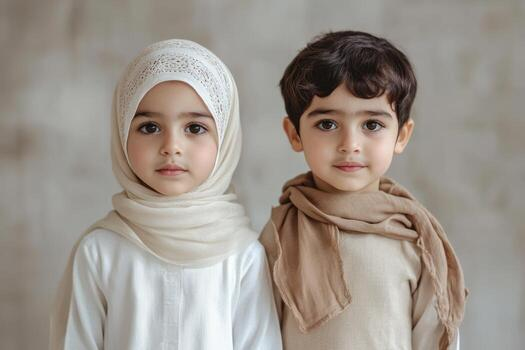
#> input picture lab8/kid1.jpg, 525 x 350 px
$ jupyter execute --allow-errors Edge_Detection.ipynb   (older library calls are emulated)
#> lines starting #> are read from the running program, lines starting #| are printed output that depends on the picture; after the words box and inside, x2 and y2 are one past the last pixel; in counts of white or black regions, pixels touching at a corner belong together
[cell 1]
import cv2
import numpy as np
import matplotlib.pyplot as plt

imgFile = 'kid1.jpg'

## **Sobel Edge Detector**

[cell 2]
img = cv2.imread(imgFile)
#> img is the input picture: shape (350, 525, 3); mean B, G, R 140.1, 148.6, 156.8

gray = cv2.cvtColor(img, cv2.COLOR_BGR2GRAY)


blurred = cv2.GaussianBlur(gray, (9, 9), 0)

sobelx = cv2.Sobel(blurred, cv2.CV_64F, 1, 0, ksize=3)
sobely = cv2.Sobel(blurred, cv2.CV_64F, 0, 1, ksize=3)

sobel_combined = cv2.magnitude(sobelx, sobely)

sobel_final = np.uint8(np.absolute(sobel_combined))

# Visualization
plt.figure(figsize=(10, 5))
plt.subplot(1, 2, 1), plt.imshow(cv2.cvtColor(img, cv2.COLOR_BGR2RGB)), plt.title('Original Photo')
plt.subplot(1, 2, 2), plt.imshow(sobel_final, cmap='gray'), plt.title('Sobel Edge Detection')
plt.show()

# **Robert Edge Detector**

### Comparing to Sobel

Roberts: Kernel Size  -->    2x2
Sobel:   Kernel Size  -->    3x3

Roberts: Speed  --> Faster
Sobel:   Speed  --> Slower

Roberts: Noise Resistance  --> Poor (High Senstivity)
Sobel:   Noise Resistnace  --> Good (Built-in Smoothing)

Roberts: Edge Width  --> Very thin/sharp
Sobel:   Edge Width  --> Thicker

[cell 3]
image = cv2.imread(imgFile, 0)
#> image: shape (350, 525); min 1, max 255, mean 150.1


blurred = cv2.GaussianBlur(image, (9, 9), 0)

kernel_x = np.array([[1, 0], [0, -1]], dtype=np.float64)
kernel_y = np.array([[0, 1], [-1, 0]], dtype=np.float64)

roberts_x = cv2.filter2D(blurred, cv2.CV_64F, kernel_x)
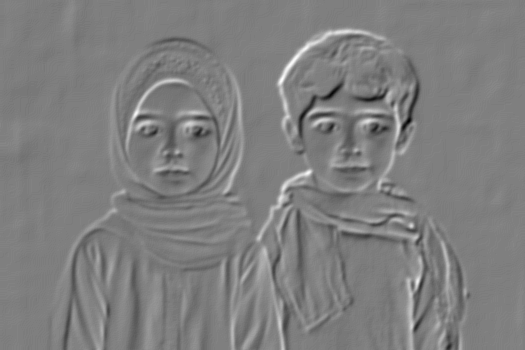
#> roberts_x: shape (350, 525) float64; min -38, max 38, mean -0.1; drawn with min black and max white
roberts_y = cv2.filter2D(blurred, cv2.CV_64F, kernel_y)

roberts_combined = cv2.magnitude(roberts_x, roberts_y)
roberts_final = np.uint8(np.absolute(roberts_combined))

plt.figure(figsize=(12, 6))
plt.subplot(1, 2, 1), plt.imshow(image, cmap='gray'), plt.title('Original Gray')
plt.subplot(1, 2, 2), plt.imshow(roberts_final, cmap='gray'), plt.title('Roberts Edge Detector')
plt.show()

## **Prewitt Edge Detector**

[cell 4]
import cv2
import numpy as np
import matplotlib.pyplot as plt

img = cv2.imread(imgFile)

gray = cv2.cvtColor(img, cv2.COLOR_BGR2GRAY)
blurred = cv2.GaussianBlur(gray, (9, 9), 0)

kernel_x = np.array([[-1, 0, 1], [-1, 0, 1], [-1, 0, 1]], dtype=np.float64)
kernel_y = np.array([[-1, -1, -1], [0, 0, 0], [1, 1, 1]], dtype=np.float64)
prewitt_x = cv2.filter2D(blurred, cv2.CV_64F, kernel_x)
prewitt_y = cv2.filter2D(blurred, cv2.CV_64F, kernel_y)
prewitt_combined = cv2.magnitude(prewitt_x, prewitt_y)
prewitt_final = np.uint8(np.absolute(prewitt_combined))


plt.figure(figsize=(12, 6))
plt.subplot(1, 2, 1), plt.imshow(cv2.cvtColor(img, cv2.COLOR_BGR2RGB)), plt.title('Original Photo')
plt.subplot(1, 2, 2), plt.imshow(prewitt_final, cmap='gray'), plt.title('Prewitt Edge Detection')
plt.tight_layout()
plt.show()

## **Canny Edge Detector**

[cell 5]
import cv2
import numpy as np
import matplotlib.pyplot as plt


img = cv2.imread(imgFile)


gray = cv2.cvtColor(img, cv2.COLOR_BGR2GRAY)


canny_edges = cv2.Canny(gray, 100, 200)
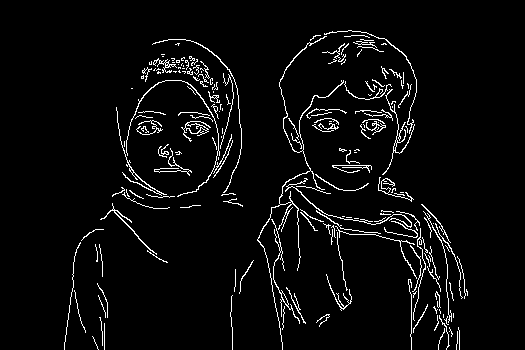
#> canny_edges: shape (350, 525); 4.3% white in thin lines or dots, all inside (x1, y1, x2, y2) = (64, 30, 468, 350)

plt.figure(figsize=(12, 6))
plt.subplot(1, 2, 1), plt.imshow(cv2.cvtColor(img, cv2.COLOR_BGR2RGB)), plt.title('Original Image')
plt.subplot(1, 2, 2), plt.imshow(canny_edges, cmap='gray'), plt.title('Canny Edge Detection')
plt.tight_layout()
plt.show()
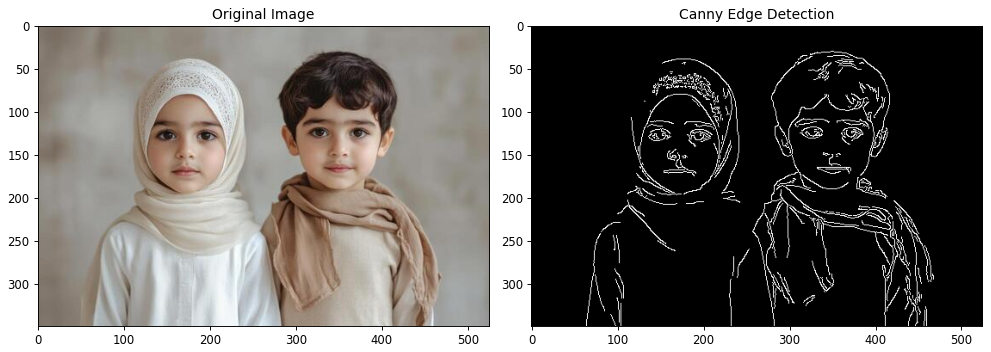
#> figure drawn by matplotlib, 2 panels

## **Multi-Channel Canny Edge Detector**

[cell 6]
def best_color_edge_detector(image_path):
#> called with image_path = 'kid1.jpg'
    img = cv2.imread(image_path)
    if img is None:
        return "Image not found."

    channels = cv2.split(img)
    edge_maps = []

    for channel in channels:
        blurred = cv2.GaussianBlur(channel, (5, 5), 0)


        edges = cv2.Canny(blurred, 50, 150)
        edge_maps.append(edges)
#> this loop made 3 passes
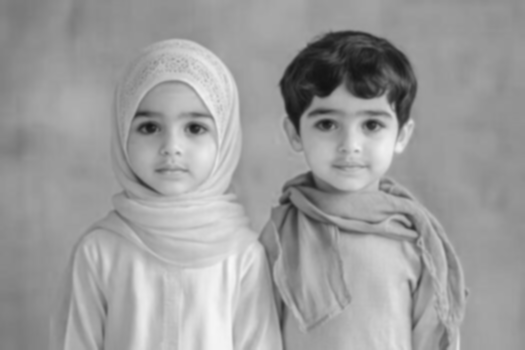
#> blurred: shape (350, 525); min 19, max 247, mean 156.8
#> after the loop, edge_maps = 3 items


    combined_edges = cv2.bitwise_or(edge_maps[0], edge_maps[1])
#> combined_edges: shape (350, 525); 4.4% white in thin lines or dots, all inside (x1, y1, x2, y2) = (59, 30, 468, 350)
    combined_edges = cv2.bitwise_or(combined_edges, edge_maps[2])
#> combined_edges: shape (350, 525); 5% white in thin lines or dots, all inside (x1, y1, x2, y2) = (59, 30, 469, 350)

    return img, combined_edges

original, edges = best_color_edge_detector(imgFile)

plt.figure(figsize=(12, 6))
plt.subplot(1, 2, 1), plt.imshow(cv2.cvtColor(original, cv2.COLOR_BGR2RGB)), plt.title('Original Color')
plt.subplot(1, 2, 2), plt.imshow(edges, cmap='gray'), plt.title('Best Multi-Channel Edge Detection')
plt.show()
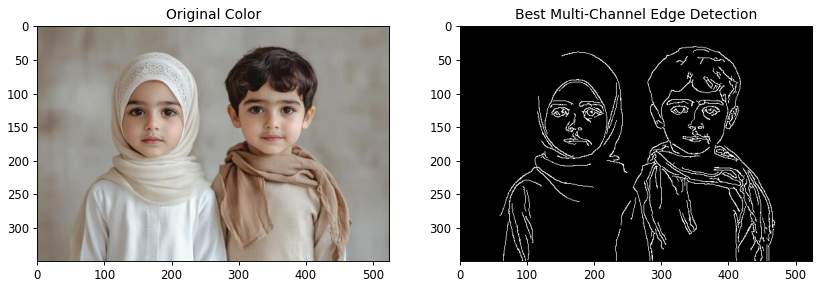
#> figure drawn by matplotlib, 2 panels

## **LoG Filter**

[cell 7]
img = cv2.imread(imgFile, cv2.IMREAD_GRAYSCALE)


blurred = cv2.GaussianBlur(img, (5, 5), 0)

laplacian = cv2.Laplacian(blurred, cv2.CV_64F, ksize=5)
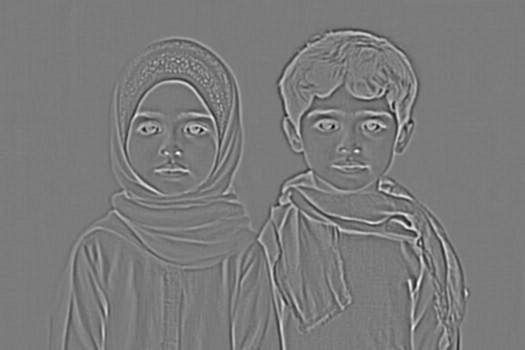
#> laplacian: shape (350, 525) float64; min -1810, max 1936, mean 0; drawn with min black and max white

log_final = np.uint8(np.absolute(laplacian))
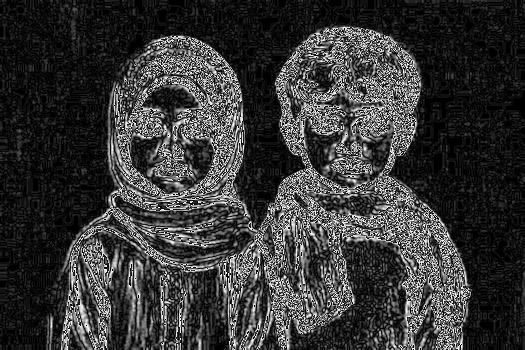
#> log_final: shape (350, 525); min 0, max 254, mean 55

plt.figure(figsize=(12, 6))
plt.subplot(1, 2, 1), plt.imshow(img, cmap='gray'), plt.title('Original Gray')
#> (the rest of this cell did not finish here and is left out)

## **DoG Filter**

[cell 8]
img = cv2.imread(imgFile, cv2.IMREAD_GRAYSCALE)


blur_narrow = cv2.GaussianBlur(img, (0, 0), sigmaX=1.0)
blur_wide = cv2.GaussianBlur(img, (0, 0), sigmaX=2.0)

dog = blur_narrow.astype(np.float32) - blur_wide.astype(np.float32)

dog_normalized = cv2.normalize(dog, None, 0, 255, cv2.NORM_MINMAX).astype(np.uint8)

_, dog_binary = cv2.threshold(dog_normalized, 127, 255, cv2.THRESH_BINARY)
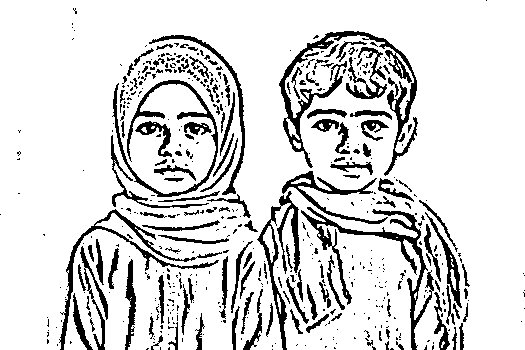
#> dog_binary: shape (350, 525); 85.1% white; 510 black regions (376 under 20 px), largest, box (x1, y1, x2, y2) and area: (279, 31, 418, 176) 3040, (301, 207, 434, 350) 2326, (112, 80, 218, 197) 1587

plt.figure(figsize=(12, 6))
plt.subplot(1, 2, 1), plt.imshow(img, cmap='gray'), plt.title('Original Image')
plt.subplot(1, 2, 2), plt.imshow(dog_normalized, cmap='gray'), plt.title('DoG (Edge Enhancement)')
plt.show()

## **Gradient Edge Detector for Colored Images**

[cell 9]
image = cv2.imread(imgFile)


b, g, r = cv2.split(image)

def get_channel_gradient(channel):

    blurred = cv2.GaussianBlur(channel, (3, 3), 0)
    gx = cv2.Sobel(blurred, cv2.CV_64F, 1, 0, ksize=3)
    gy = cv2.Sobel(blurred, cv2.CV_64F, 0, 1, ksize=3)
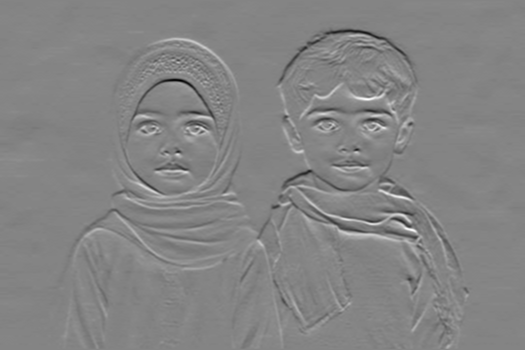
#> gy: shape (350, 525) float64; min -415, max 386, mean 0.7; drawn with min black and max white
    return cv2.magnitude(gx, gy)
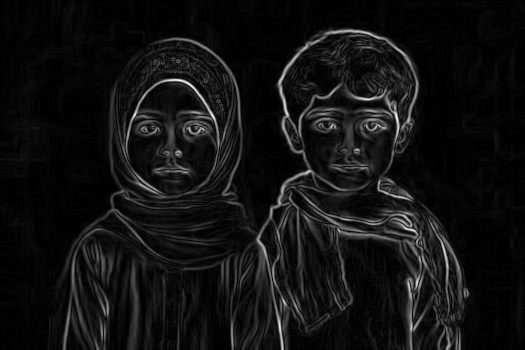
#> returned value: shape (350, 525) float64; min 0, max 440.6, mean 30.9; drawn with min black and max white

grad_b = get_channel_gradient(b)
grad_g = get_channel_gradient(g)
grad_r = get_channel_gradient(r)


combined_gradient = np.sqrt(grad_b**2 + grad_g**2 + grad_r**2)

color_edges = cv2.normalize(combined_gradient, None, 0, 255, cv2.NORM_MINMAX).astype(np.uint8)
plt.figure(figsize=(12, 6))
plt.subplot(1, 2, 1), plt.imshow(cv2.cvtColor(image, cv2.COLOR_BGR2RGB)), plt.title('Original Color Image')
plt.subplot(1, 2, 2), plt.imshow(color_edges, cmap='inferno'), plt.title('Color-Aware Gradient Map')
plt.tight_layout()
plt.show()

$ run again, with lab8/bird.png saved as lab8/kid1.jpg
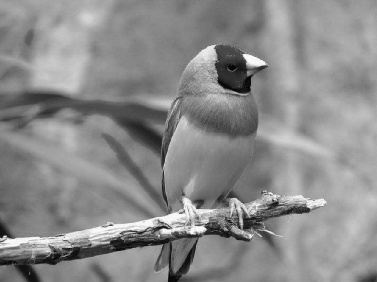
#> input picture lab8/bird.png, 377 x 282 px
#> img is the input picture: shape (282, 377, 3); min 0, max 255, mean 139
#> `canny_edges = cv2.Canny(gray, 100, 200)`:
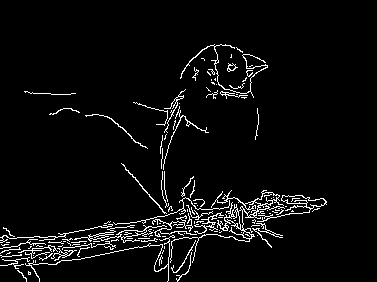
#> canny_edges: shape (282, 377); 4.6% white in thin lines or dots, all inside (x1, y1, x2, y2) = (0, 44, 327, 282)
#> the loop in best_color_edge_detector, `for channel in channels:` made 3 passes
#> after the loop in best_color_edge_detector, `for channel in channels:`: edge_maps = 3 items
#> dog_binary: shape (282, 377); 65.6% white; 864 black regions (693 under 20 px), largest, box (x1, y1, x2, y2) and area: (0, 88, 276, 239) 6672, (0, 158, 335, 282) 5517, (0, 91, 169, 155) 2811
#> in get_channel_gradient, `return cv2.magnitude(gx, gy)`:
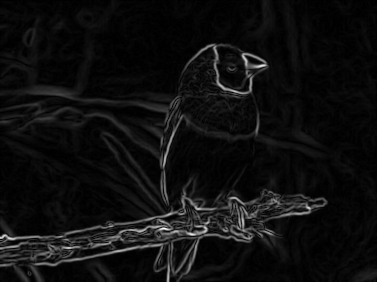
#> returned value: shape (282, 377) float64; min 0, max 641.2, mean 38; drawn with min black and max white
